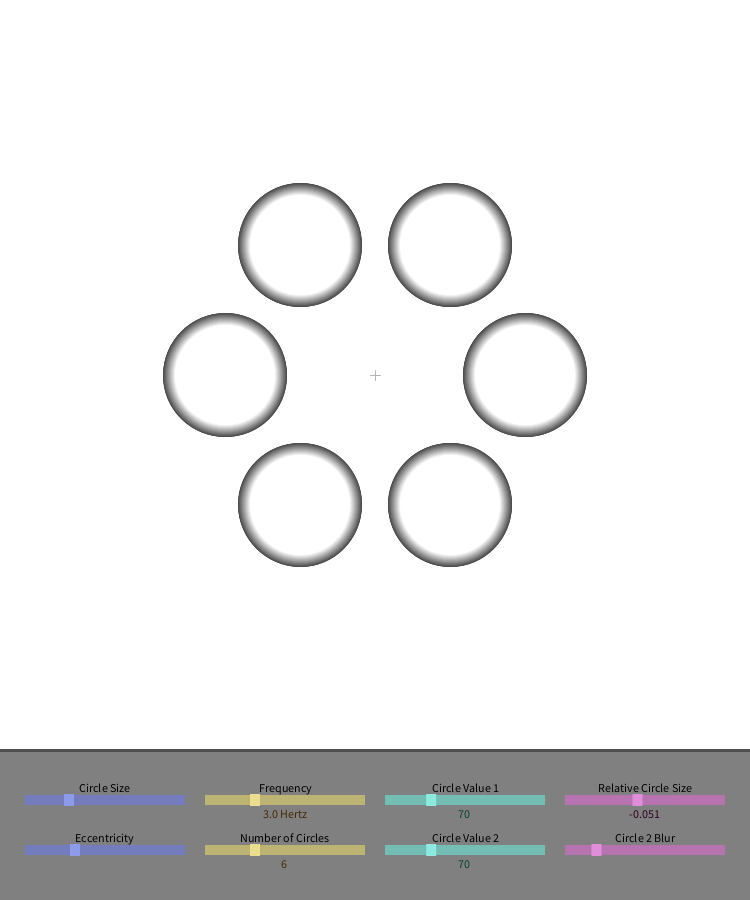
Frame 1 (no input)
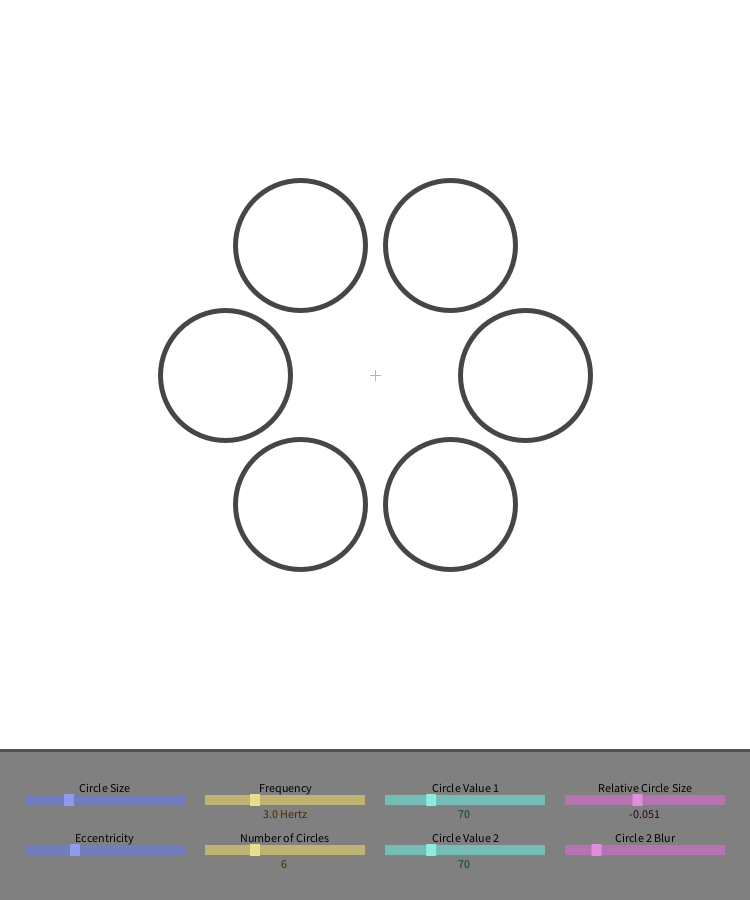
Frame 60 (the mouse pressed at the canvas centre just before this capture)
Frame 120 (the mouse held since frame 60 and released just before this capture): identical to frame 1, image omitted

The Processing sketch that drew these frames (run headless with seeded random() and noise(); from frame 60 on, the mouse is pressed at the canvas centre):

// Processing sketch: processing_179621
// ── processing_179621.pde

int lastT;
int phase = 1;
float heigh = 750;
float widt = 750;
float circC;
GSlider periodSlider;
GSlider nCircSlider;
GSlider blurSlider;
GSlider sizeSlider;
GSlider distSlider;
GSlider relSSlider;
GSlider graySlider;
GSlider gray2Slider;

void setup(){
  size(750,900);
  lastT = millis();
  circC = 128;
  color col1 = color(115,125,189);
  sizeSlider = new GSlider("Circle Size",30,800,150,10,0,500,130,col1,false,false,"");
  distSlider = new GSlider("Eccentricity",30,850,150,10,0,500,150,col1,false,false,"");
  
  color col2 = color(189,179,115);
  periodSlider = new GSlider("Frequency",210,800,150,10,0,10,3,col2,true,false,"Hertz");
  nCircSlider = new GSlider("Number of Circles",210,850,150,10,0,20,6,col2,true,true,"");
    
  color col3 = color(115,189,181);
  graySlider = new GSlider("Circle Value 1",390,800,150,10,0,255,70,col3,true,true,"");
  gray2Slider = new GSlider("Circle Value 2",390,850,150,10,0,255,70,col3,true,true,"");
  
  color col4 = color(181,115,176);
  relSSlider = new GSlider("Relative Circle Size",570,800,150,10,-.5,.5,-.05,col4,true,false,"");
  blurSlider = new GSlider("Circle 2 Blur",570,850,150,10,.05,.9,.2,col4,false,false,"");
}

void draw(){
  if(millis()-lastT > 1000/periodSlider.getVal()){
    phase = -phase;
    lastT = millis();
  }
  background(#FFFFFF);
  stroke(180);
  strokeWeight(1);
  line(heigh/2-5,widt/2,heigh/2+5,widt/2);
  line(heigh/2,widt/2-5,heigh/2,widt/2+5);
  drawCircles(int(nCircSlider.getVal()));
  fill(128);
  stroke(80);
  strokeWeight(3);
  rect(-10,750,770,160);
  periodSlider.refresh();
  nCircSlider.refresh();
  blurSlider.refresh();
  sizeSlider.refresh();
  distSlider.refresh();
  relSSlider.refresh();
  graySlider.refresh();
  gray2Slider.refresh();
  circC = graySlider.getVal();
}

void drawCircles(int nCircs){
  float angle = (2*PI)/nCircs;
  for(int i=0;i<nCircs;i++){
    float xPos = cos(i*angle)*distSlider.getVal()+widt/2;
    float yPos = sin(i*angle)*distSlider.getVal()+heigh/2;
    drawCircle(xPos,yPos);
  }
}

void drawCircle(float x, float y){
  if(phase==-1){
    stroke(circC);
    strokeWeight(5);
    fill(255);
    ellipse(x,y,sizeSlider.getVal(),sizeSlider.getVal());
  }else{
    drawGradient(x,y,sizeSlider.getVal()*(1+relSSlider.getVal()));
  }
}
    
void drawGradient(float x, float y, float rad) {
  int radius = int(rad);
  float h = gray2Slider.getVal();
  float h2 = h;
  for (int r = 0; r < radius; r++){
    fill(h);
    stroke(h);
    ellipse(x, y, rad-r, rad-r);
    if(h<255){
      h = h+(255-h2)/(rad*blurSlider.getVal());
    }else{
      h=255;
    }
  }
}

class GSwitch {
  int size;  //size of switch
  float xpos, ypos;     //location of switch
  boolean flipped;
  boolean whoathere;
  color col;
  String label;
  
  GSwitch (float xp, float yp, int sz, color c, String lab,Boolean startsOn){
    size = sz;
    xpos = xp;
    ypos = yp;
    col = c;
    label = lab;
    flipped = startsOn;
  }
  
  void refresh(){
    this.update();
    this.display();
  }
  
  void update(){
    if(overEvent()){
      if(mousePressed){
        if(!whoathere){
          flipped = !flipped;
        }
        whoathere = true;
      }else{
        whoathere = false;
      }
    }
  }
  
  boolean overEvent(){
    if(mouseX>xpos && mouseX<xpos+size && mouseY>ypos && mouseY<ypos+size){
      return true;
    }else{
      return false;
    }
  }
  
  boolean isOn(){
    return flipped;
  }
  
  void display(){
    noStroke();
    color plate = col;
    float dy;
    if(overEvent()){
      plate = blendColor(col,color(50),DODGE);
    }
    if(flipped){
      dy = -size/4.;
    }else{
      dy = size/.8;
    }
    fill(plate);
    rect(xpos,ypos,size,size);
    strokeWeight(size/5);
    stroke(blendColor(col,color(80),BURN));//darker stick
    line(xpos+size/2.2,ypos+size/2.,xpos+size/1.3,ypos+dy);
    noStroke();
    fill(blendColor(col,color(50),DODGE));//lighter knob
    ellipse(xpos+size/1.3,ypos+dy,size/2,size/2);
    fill(plate);//cover the bottom of the stick
    rect(xpos,ypos,size/2.1,size);
    fill(blendColor(col,color(30),BURN));    
    textSize(12);
    textAlign(LEFT, BOTTOM);
    text(label,xpos+1.3*size,ypos+size);
  }
}
  
class GSlider {
  int swidth, sheight;  //width and height of slider
  float xpos, ypos;     //slider position
  float spos, newspos;  //indicator position
  float smin, smax;     //min and max positions of indicator
  float vmin, vmax;     //min and max values of the slider
  int loose;            //control tightness
  boolean over;         //mouse hovering
  boolean locked;
  color col;
  float ratio;
  int vanityEdge;       //extra width so that indicator won't go off of slider
  String label;
  Boolean showVal;
  Boolean floored;
  String units;
  
  GSlider (String l, float xp, float yp, int sw, int sh, float minv, float maxv, float initPos, color c,boolean showv,boolean floord,String unts){
    label = l;
    swidth = sw;
    sheight = sh;
    xpos = xp;
    ypos = yp-sheight/2;
    spos = xpos + ((initPos-minv)/(maxv-minv))*swidth;
    smin = xpos;
    smax = xpos+swidth;
    spos = max(min(spos,smax),smin);
    vmin = minv;
    vmax = maxv;
    col = c;
    vanityEdge = 5;
    showVal = showv;
    floored = floord;
    units = unts;
  }
  
  void refresh(){
    this.update();
    this.display();
  }
  
  void update(){
    if(overEvent()){
      over = true;
    }else{
      over = false;
    }
    if(mousePressed && over){
      locked = true;
    }
    if(!mousePressed){
      locked = false;
    }
    if(locked){
      spos = min(max(mouseX,smin),smax);
    }
  }
  
  void setVal(float val){
    spos = smin + ((val-vmin)/(vmax-vmin))*swidth;
  }
  
  boolean overEvent(){
    if(mouseX>xpos && mouseX<xpos+swidth && mouseY>ypos && mouseY<ypos+sheight){
      return true;
    }else{
      return false;
    }
  }
  
  void display(){
    fill(blendColor(col,color(30),BURN));    
    textSize(12);
    textAlign(CENTER, BOTTOM);
    text(label,xpos+swidth/2,ypos-1);
    if(showVal){
      fill(blendColor(col,color(90),BURN));  
      if(floored){
        text(int(this.getVal())+" "+units,xpos+swidth/2,ypos+sheight*2.5);
      }else{
        text(floor(this.getVal()*1000)/1000.+" "+units,xpos+swidth/2,ypos+sheight*2.5);
      }
    }
    noStroke();
    fill(col);
    rect(xpos-vanityEdge,ypos,swidth+2*vanityEdge,sheight);
    if(over || locked){
      fill(blendColor(col,color(90),DODGE));
    }else{
      fill(blendColor(col,color(50),DODGE));
    }
    rect(spos-sheight/2,ypos-1,sheight,sheight+2);
  }
  
  float getVal(){
    if(floored){
      return floor(vmin+((spos-xpos)/swidth)*(vmax-vmin));
    }else{
      return vmin+((spos-xpos)/swidth)*(vmax-vmin);
    }
  }
}
  
